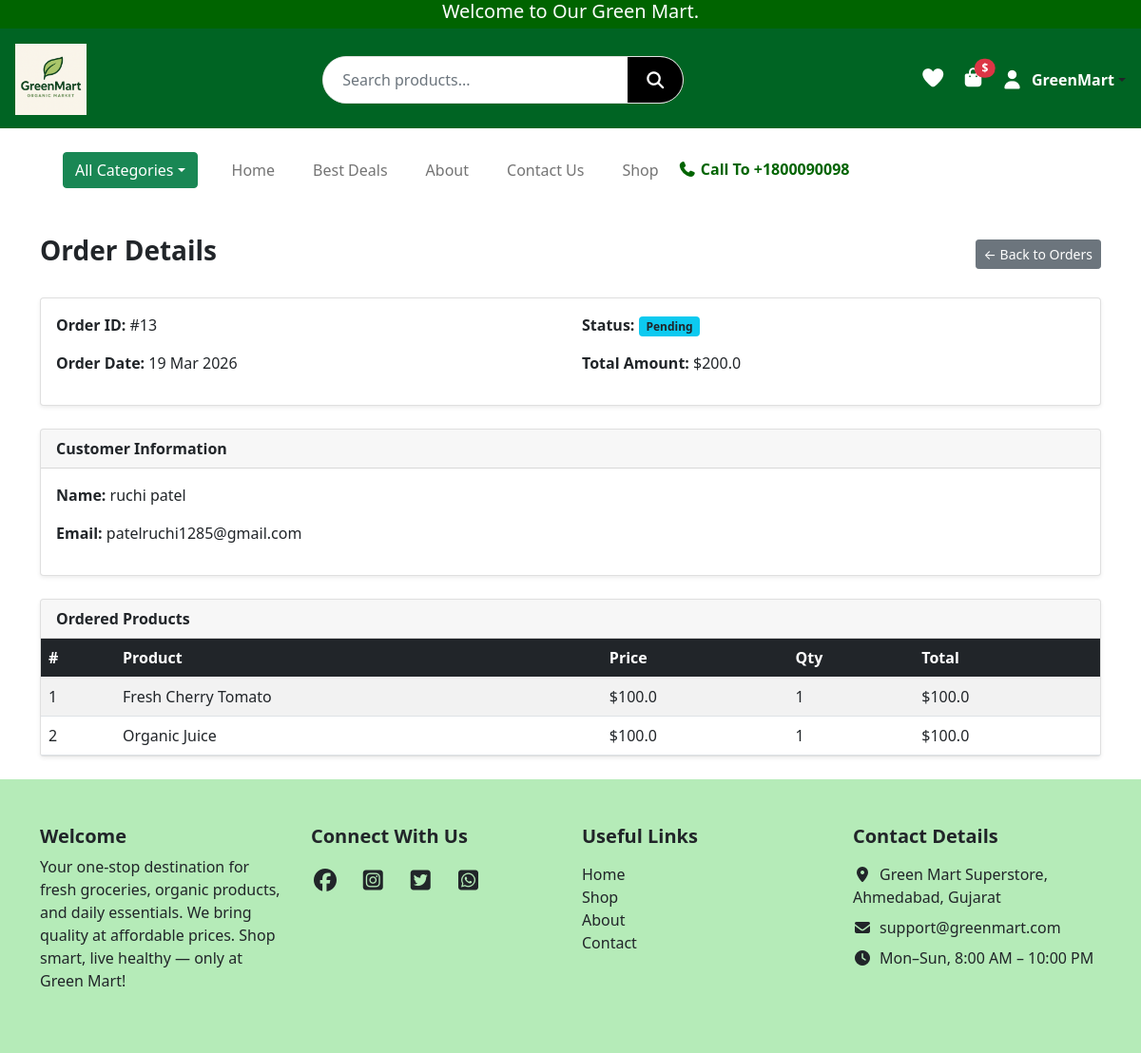
Screenshot of /admin/orders/view/13 (signed in) with the database file from the repository.
### website/models.py (models this page shows, shortened)
class User(UserMixin, db.Model):
    __tablename__ = "users"
    id            = db.Column(db.Integer, primary_key=True)
    name          = db.Column(db.String(50), nullable=False)
    email         = db.Column(db.String(120), unique=True, nullable=False)
    password_hash = db.Column(db.String(128), nullable=False)
    role          = db.Column(db.String(20), default="customer")
    is_verified   = db.Column(db.Boolean, default=False)

class Order(db.Model):
    id           = db.Column(db.Integer, primary_key=True)
    user_id      = db.Column(db.Integer, db.ForeignKey("users.id"))
    total_amount = db.Column(db.Float)
    status       = db.Column(db.String(20), default="Pending")
    created_at   = db.Column(db.DateTime, default=datetime.utcnow)
    tracking_id     = db.Column(db.String(20), nullable=True)
    coupon_code     = db.Column(db.String(20), nullable=True)
    discount_amount = db.Column(db.Float, default=0)
    delivery_charge = db.Column(db.Float, default=0)
    shipping_name   = db.Column(db.String(100))
    shipping_phone  = db.Column(db.String(15))
    shipping_street = db.Column(db.String(200))
    shipping_city   = db.Column(db.String(100))
    shipping_state  = db.Column(db.String(100))
    shipping_pin    = db.Column(db.String(10))
    payment_method     = db.Column(db.String(20), default="cod")
    payment_status     = db.Column(db.String(20), default="Unpaid")
    utr_number         = db.Column(db.String(50), nullable=True)
    payment_screenshot = db.Column(db.String(300), nullable=True)
    cancel_reason  = db.Column(db.String(200), nullable=True)
    cancel_note    = db.Column(db.String(500), nullable=True)
    cancelled_at   = db.Column(db.DateTime, nullable=True)
    cancel_flagged = db.Column(db.Boolean, default=False)
    user  = db.relationship("User", backref=db.backref("orders", lazy=True))
    items = db.relationship("OrderItem", backref="order", lazy=True)

class OrderItem(db.Model):
    id         = db.Column(db.Integer, primary_key=True)
    order_id   = db.Column(db.Integer, db.ForeignKey("order.id"))
    product_id = db.Column(db.Integer, db.ForeignKey("product.id"))
    quantity   = db.Column(db.Integer)
    price      = db.Column(db.Float)
    product    = db.relationship("Product")

class Product(db.Model):
    __tablename__ = "product"
    id          = db.Column(db.Integer, primary_key=True)
    name        = db.Column(db.String(150), nullable=False)
    price       = db.Column(db.Float, nullable=False)
    image       = db.Column(db.String(300))
    description = db.Column(db.String(500))
    stock       = db.Column(db.Integer, default=0)
    category_id = db.Column(db.Integer, db.ForeignKey("category.id"), nullable=True)

### website/admin.py (the view)
@admin.route("/admin/orders/view/<int:id>")
@admin_required
def view_order(id):
    order = Order.query.get_or_404(id)
    login_form = LoginForm()
    signup_form = SignupForm()
    return render_template(
        "admin/view_order.html",
        order=order,
        login_form=login_form,
        signup_form=signup_form,
    )

### website/forms.py
class LoginForm(FlaskForm):
    email = StringField("Email", validators=[DataRequired(), Email()])
    password = PasswordField("Password", validators=[DataRequired()])
    submit = SubmitField("Login")

class SignupForm(FlaskForm):
    name = StringField("Name", validators=[DataRequired(), Length(min=2, max=50)])
    email = StringField("Email", validators=[DataRequired(), Email()])
    password = PasswordField("Password", validators=[DataRequired(), Length(min=6)])
    confirm_password = PasswordField(
        "Confirm Password", validators=[DataRequired(), EqualTo("password")]
    )
    submit = SubmitField("Sign Up")

### website/admin.py (called while the page is built)
def admin_required(f):
    @wraps(f)
    @login_required
    def decorated_function(*args, **kwargs):
        if current_user.role != "admin":
            flash("Admin access required!")
            return redirect(url_for("views.home"))
        return f(*args, **kwargs)
    return decorated_function

### website/templates/admin/view_order.html
{% extends "base.html" %}
{% block content %}
<div class="container py-4">
    <div class="d-flex justify-content-between align-items-center mb-4">
        <h3 class="fw-bold">Order Details</h3>
        <a href="{{ url_for('admin.manage_orders') }}" class="btn btn-secondary btn-sm">
            ← Back to Orders
        </a>
    </div>
    <div class="card shadow-sm mb-4">
        <div class="card-body">
            <div class="row">
                <div class="col-md-6">
                    <p><strong>Order ID:</strong> #{{ order.id }}</p>
                    <p><strong>Order Date:</strong> {{ order.created_at.strftime('%d %b %Y') }}</p>
                </div>
                <div class="col-md-6">
                    <p>
                        <strong>Status:</strong>
                        <span class="badge bg-info text-dark">
                            {{ order.status|capitalize }}
                        </span>
                    </p>
                    <p><strong>Total Amount:</strong> ${{ order.total_amount }}</p>
                </div>
            </div>
        </div>
    </div>
    <div class="card shadow-sm mb-4">
        <div class="card-header fw-bold">Customer Information</div>
        <div class="card-body">
            <p><strong>Name:</strong> {{ order.user.name }}</p>
            <p><strong>Email:</strong> {{ order.user.email }}</p>
        </div>
    </div>
    <div class="card shadow-sm">
        <div class="card-header fw-bold">Ordered Products</div>
        <div class="card-body p-0">
            <table class="table table-striped mb-0">
                <thead class="table-dark">
                    <tr>
                        <th>#</th>
                        <th>Product</th>
                        <th>Price</th>
                        <th>Qty</th>
                        <th>Total</th>
                    </tr>
                </thead>
                <tbody>
                    {% for item in order.items %}
                    <tr>
                        <td>{{ loop.index }}</td>
                        <td>{{ item.product.name }}</td>
                        <td>${{ item.price }}</td>
                        <td>{{ item.quantity }}</td>
                        <td>${{ item.price * item.quantity }}</td>
                    </tr>
                    {% endfor %}
                </tbody>
            </table>
        </div>
    </div>
</div>
{% endblock %}

### website/templates/base.html (shortened to what this page needs)
<!DOCTYPE html>
<html lang="en">
<head>
  <link rel="stylesheet" href="{{ url_for('static', filename='css/style.css') }}">
  <link href="https://cdn.jsdelivr.net/npm/bootstrap@5.0.2/dist/css/bootstrap.min.css" rel="stylesheet">
  <link rel="stylesheet" href="https://cdnjs.cloudflare.com/ajax/libs/font-awesome/7.0.1/css/all.min.css">
  <link rel="stylesheet" href="https://cdn.jsdelivr.net/npm/bootstrap-icons@1.11.1/font/bootstrap-icons.css">
  <link href="https://cdn.jsdelivr.net/npm/bootstrap-icons@1.11.1/font/bootstrap-icons.css" rel="stylesheet">
</head>
<body>
<div class="container-fluid top-header">
  <h5 class="text-center mb-0">Welcome to Our Green Mart.</h5>
</div>
<header class="main-header d-flex flex-wrap align-items-center justify-content-between p-3">
  <div class="logo-area">
    <a href="{{ url_for('views.home') }}">
      <img src="{{ url_for('static', filename='images/logo.png') }}" alt="logo" class="img-fluid">
    </a>
  </div>
  <div class="search-area flex-grow-1 mx-3 position-relative d-none d-lg-flex">
    <form class="search-box d-flex" action="{{ url_for('views.search') }}" method="get">
      <input type="text" name="q" id="liveSearch" class="form-control" placeholder="Search products..." autocomplete="off">
      <button type="submit"><i class="fa-solid fa-magnifying-glass"></i></button>
    </form>
  </div>
  <div class="icons-area d-flex align-items-center gap-3 flex-shrink-0">
    <a href="{{ url_for('views.wishlist') }}"><i class="fa-solid fa-heart"></i></a>
    <div class="cart-box position-relative">
      <a href="{{ url_for('views.cart') }}">
        <i class="fa-solid fa-bag-shopping fs-5"></i>
      </a>
      <span class="cart-price position-absolute top-0 start-100 translate-middle badge rounded-pill bg-danger">
        ${{ subtotal }}
      </span>
    </div>
    {% if current_user.is_authenticated %}
    <div class="dropdown">
      <a class="d-flex align-items-center text-dark text-decoration-none dropdown-toggle" data-bs-toggle="dropdown">
        <i class="fa-solid fa-user fs-5"></i>
        <span class="ms-2 fw-bold" style="color:white;">{{ current_user.name }}</span>
      </a>
    </div>
    {% else %}
      <i class="fa-solid fa-user fs-5" data-bs-toggle="modal" data-bs-target="#loginModal"></i>
    {% endif %}
  </div>
</header>
<div class="container nav">
  <nav class="navbar navbar-expand-lg navbar-light bg-white p-4">
    <div class="container-fluid">
      <div class="dropdown me-3">
        <button class="btn btn-success dropdown-toggle" data-bs-toggle="dropdown">All Categories</button>
      </div>
      <div class="collapse navbar-collapse" id="mainNavbar">
        <ul class="navbar-nav me-auto mb-2 mb-lg-0">
          <li class="nav-item"><a class="nav-link" href="{{ url_for('views.home') }}">Home</a></li>
          <li class="nav-item"><a class="nav-link" href="{{ url_for('views.best_deals') }}">Best Deals</a></li>
          <li class="nav-item"><a class="nav-link" href="{{ url_for('views.about') }}">About</a></li>
          <li class="nav-item"><a class="nav-link" href="{{ url_for('views.contact') }}">Contact Us</a></li>
          <li class="nav-item"><a class="nav-link" href="{{ url_for('views.shop') }}">Shop</a></li>
        </ul>
        <h6 class="mb-0 ms-auto"><i class="fa-solid fa-phone"></i> Call To +1800090098</h6>
      </div>
    </div>
  </nav>
</div>
{% block content %}{% endblock %}
<footer class="text-dark py-5" style="background-color: #13be1e50;">
  <div class="container">
    <div class="row g-4">
      <div class="col-12 col-md-3">
        <h5 class="fw-bold">Welcome</h5>
        <p>Your one-stop destination for fresh groceries, organic products, and daily essentials.
          We bring quality at affordable prices. Shop smart, live healthy — only at Green Mart!</p>
      </div>
      <div class="col-12 col-md-3">
        <h5 class="fw-bold mb-3">Connect With Us</h5>
        <a href="#" class="text-dark fs-4 me-3"><i class="fa-brands fa-facebook"></i></a>
        <a href="#" class="text-dark fs-4 me-3"><i class="fa-brands fa-square-instagram"></i></a>
        <a href="#" class="text-dark fs-4 me-3"><i class="fa-brands fa-square-twitter"></i></a>
        <a href="#" class="text-dark fs-4"><i class="fa-brands fa-square-whatsapp"></i></a>
      </div>
      <div class="col-12 col-md-3">
        <h5 class="fw-bold mb-3">Useful Links</h5>
        <ul class="list-unstyled">
          <li><a href="" class="text-dark text-decoration-none">Home</a></li>
          <li><a href="" class="text-dark text-decoration-none">Shop</a></li>
          <li><a href="" class="text-dark text-decoration-none">About</a></li>
          <li><a href="" class="text-dark text-decoration-none">Contact</a></li>
        </ul>
      </div>
      <div class="col-12 col-md-3">
        <h5 class="fw-bold mb-3">Contact Details</h5>
        <ul class="list-unstyled">
          <li class="mb-2"><i class="fa-solid fa-location-dot me-2"></i>Green Mart Superstore, Ahmedabad, Gujarat</li>
          <li class="mb-2"><i class="fa-solid fa-envelope me-2"></i>support@greenmart.com</li>
          <li><i class="fa-solid fa-clock me-2"></i>Mon–Sun, 8:00 AM – 10:00 PM</li>
        </ul>
      </div>
    </div>
  </div>
</footer>
</body>
</html>

### website/static/css/style.css (style rules this page uses)
body, html { overflow-x: hidden; }
.container, .container-fluid { padding-left: 15px; padding-right: 15px; }
.top-header { background-color: #006400; color: white; height: 30px; display: flex; justify-content: center; }
.main-header { height: 105px; background: #006423; display: flex; align-items: center; justify-content: space-between; padding: 0 40px; }
.logo-area img { height: 75px; }
.search-area { flex-grow: 1; display: flex; justify-content: center; }
.search-box { width: 45%; background: #ffffff; display: flex; border-radius: 40px; overflow: hidden; border: 1px solid #e2e2e2; }
.search-box input { flex: 1; border: none; outline: none; padding: 14px 20px; font-size: 16px; }
.search-box button { width: 58px; background: #000; border: none; display: flex; justify-content: center; align-items: center; cursor: pointer; }
.search-box button i { color: white; font-size: 18px; }
.icons-area { display: flex; align-items: center; gap: 25px; }
.icons-area i { font-size: 22px; color: white; cursor: pointer; }
.cart-box { display: flex; align-items: center; gap: 5px; }
.cart-price { color: white; font-size: 17px; font-weight: 500; }
.navbar-nav .nav-link { font-size: 16px; font-weight: 500; margin: 0 12px; color: #000; }
.navbar h6 { margin: 0; font-weight: 600; color: #006400; }
li { list-style: none; }
.form-control { height: 48px; }
body { background: #f4f6f8; font-family: Arial }
input { width: 100%; padding: 10px; margin-bottom: 10px; border: 1px solid #ccc; border-radius: 5px }

### rows the page displays
User: name "GreenMart"
Order: id "13", created_at "19 Mar 2026", status "Pending", total_amount "200.0"
User: user.name "ruchi patel", user.email "patelruchi1285@gmail.com"
OrderItem: product.name "Fresh Cherry Tomato", price "100.0", quantity "1", item.price*item.quantity "100.0"
OrderItem: product.name "Organic Juice", price "100.0", quantity "1", item.price*item.quantity "100.0"
